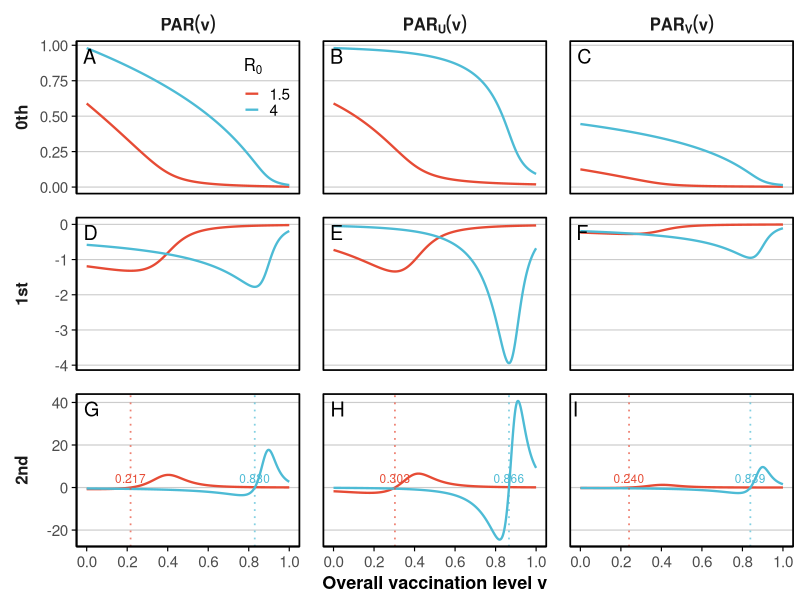
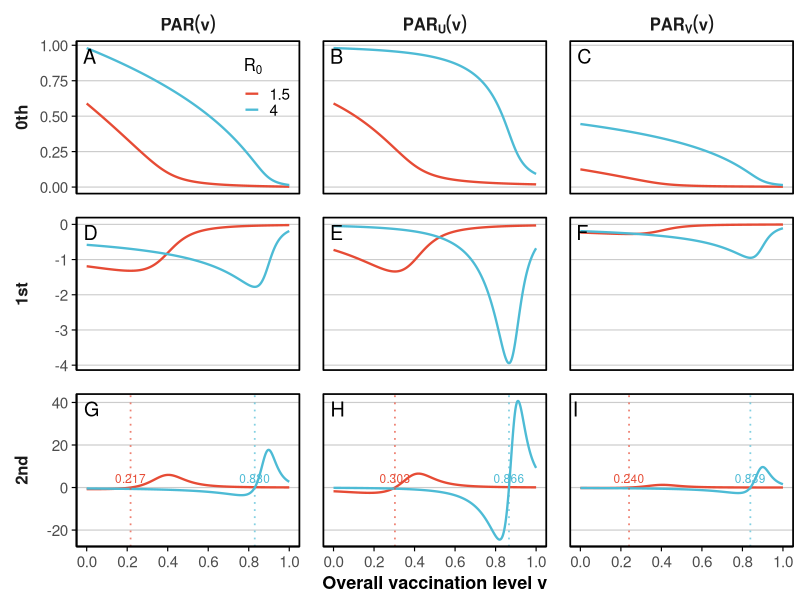

These charts were generated, in order, by the following R code:
#-----------
# PAR,PARU,PARV
#-----------
library(ggplot2)
library(dplyr)
library(tidyr)
library(purrr)
library(ggsci)

p <- 0.01
k <- 0.85
R0_list <- c(1.5, 4)
v_vals  <- seq(0, 1, length.out = 5000)

solve_Z <- function(v, R0, p, k, tol = 1e-6, max_iter = 1e4) {
  Z <- 0.5
  for (i in seq_len(max_iter)) {
    e1 <- exp(-R0 * (Z + p))
    e2 <- exp(- (1 - k) * R0 * (Z + p))
    F  <- Z - (1 - p) * (1 - (1 - v) * e1 - v * e2)
    dF <- 1 - (1 - p) * ((1 - v) * R0 * e1 + v * (1 - k) * R0 * e2)
    if (abs(dF) < tol) break
    Znew <- Z - F / dF
    if (abs(Znew - Z) < tol) break
    Z <- Znew
  }
  Z
}

find_roots <- function(x, ypp) {
  i <- which(ypp[-1] * ypp[-length(ypp)] < 0)[1]
  if (is.na(i)) return(NA_real_)
  x0 <- x[i]; x1 <- x[i+1]; y0 <- ypp[i]; y1 <- ypp[i+1]
  x0 - y0 * (x1 - x0) / (y1 - y0)
}


df <- expand.grid(v = v_vals, R0 = R0_list) %>%
  rowwise() %>%
  mutate(
    Z  = solve_Z(v, R0, p, k),
    e1 = exp(-R0*(Z + p)),
    e2 = exp(-(1 - k)*R0*(Z + p))
  ) %>%
  ungroup() %>%
  mutate(
    PAR       = Z / (1 - p),
    PAR_U     = 1 - e1,
    PAR_V     = 1 - e2,
    Zp        = (1 - p)*(e1 - e2) / (1 - (1 - p)*R0*((1 - v)*e1 + v*(1 - k)*e2)),
    PAR_p     = Zp / (1 - p),
    PAR_U_p   = R0 * Zp * e1,
    PAR_V_p   = (1 - k)*R0 * Zp * e2,
    Zpp       = {
      f_v <- (1 - p)*(e1 - e2)
      g_v <- 1 - (1 - p)*R0*((1 - v)*e1 + v*(1 - k)*e2)
      f_p <- (1 - p)*R0*Zp*(-e1 + (1 - k)*e2)
      g_p <- (1 - p)*R0*((1 + (1 - v)*R0*Zp)*e1 + (v*(1 - k)^2*R0*Zp - (1 - k))*e2)
      (f_p * g_v - f_v * g_p) / g_v^2
    },
    PAR_pp     = Zpp / (1 - p),
    PAR_U_pp   = R0 * e1 * (Zpp - R0 * Zp^2),
    PAR_V_pp   = (1 - k)*R0 * e2 * (Zpp - (1 - k)*R0 * Zp^2)
  )

v_star <- df %>%
  group_by(R0) %>%
  summarise(
    v_star_PAR   = find_roots(v, PAR_pp),
    v_star_PAR_U = find_roots(v, PAR_U_pp),
    v_star_PAR_V = find_roots(v, PAR_V_pp)
  ) %>%
  ungroup() %>%
  pivot_longer(starts_with("v_star"), names_to = "nm", values_to = "vstar") %>%
  mutate(
    Function = recode(nm,
                      v_star_PAR   = "bold(PAR(v))",
                      v_star_PAR_U = "bold(PAR[U](v))",
                      v_star_PAR_V = "bold(PAR[V](v))"),
    Order = "2nd"
  )

df_long <- df %>%
  select(v, R0,
         PAR,   PAR_p,   PAR_pp,
         PAR_U, PAR_U_p, PAR_U_pp,
         PAR_V, PAR_V_p, PAR_V_pp) %>%
  pivot_longer(-c(v, R0), names_to = "nm", values_to = "value") %>%
  mutate(
    Function = case_when(
      grepl("^PAR_V", nm) ~ "bold(PAR[V](v))",
      grepl("^PAR_U", nm) ~ "bold(PAR[U](v))",
      TRUE                ~ "bold(PAR(v))"
    ),
    Order = case_when(
      grepl("_pp$", nm) ~ "2nd",
      grepl("_p$",  nm) ~ "1st",
      TRUE              ~ "0th"
    )
  )

ann <- expand.grid(
  Order    = c("0th","1st","2nd"),
  Function = c("bold(PAR(v))","bold(PAR[U](v))","bold(PAR[V](v))")
) %>%
  arrange(Order, Function) %>%
  mutate(tag = LETTERS[1:9])

my_theme_final <- theme_minimal(base_size = 14) +
  theme(
    axis.title           = element_text(size = 13, face = "bold"),
    axis.text            = element_text(size = 11),
    
    strip.text.x         = element_text(size = 12, face = "bold", margin = margin(t = 4, b = 4)),
    strip.text.y         = element_text(size = 12, face = "bold", angle = 0, margin = margin(r = 4, l = 4)),
    strip.placement      = "outside",
    strip.background     = element_blank(),
    
    panel.spacing        = unit(1.2, "lines"),
    
    panel.background     = element_rect(fill = NA, colour = NA),
    panel.border         = element_rect(fill = NA, colour = "black", size = 0.6),
    
    panel.grid.minor     = element_blank(),
    panel.grid.major.x   = element_blank(),
    panel.grid.major.y   = element_line(color = "grey80", size = 0.4),
    
    axis.line            = element_line(color = "black", size = 0.6),
    axis.ticks           = element_line(color = "black", size = 0.4),
    
    legend.position      = c(0.22, 0.99),
    legend.justification = c(0,    1),
    legend.direction     = "vertical",
    legend.background    = element_blank(),
    legend.title         = element_text(size = 12, face = "bold"),
    legend.text          = element_text(size = 11),
    legend.key           = element_blank(),
    legend.key.size      = unit(0.8, "lines"),
    
    plot.margin          = margin(5, 5, 5, 5, "pt")
  )

p_plot <- ggplot(df_long,
                 aes(x = v, y = value,
                     colour = factor(R0),
                     group  = factor(R0)
                 )) +
  geom_line(size = 0.8) +
  geom_vline(data = v_star,
             aes(xintercept = vstar, colour = factor(R0)),
             linetype = "dotted", size = 0.6, alpha = 0.7,
             show.legend = FALSE) +
  geom_text(data = v_star,
            aes(x = vstar, y = 0, label = sprintf("%.3f", vstar)),
            vjust = -0.5, size = 3, show.legend = FALSE) +
  geom_text(data = ann,
            aes(x = -Inf, y = Inf, label = tag),
            hjust = -0.5, vjust = 1.5, size = 5, inherit.aes = FALSE) +
  facet_grid(
    Order ~ Function,
    scales = "free_y",
    switch = "y",
    labeller = labeller(Function = label_parsed)
  ) +
  scale_colour_npg(name = expression(R[0]), labels = c("1.5","4")) +
  scale_x_continuous(breaks = seq(0, 1, by = 0.2)) +
  labs(x = "Overall vaccination level v", y = NULL) +
  my_theme_final +
  coord_cartesian(clip = "off")

print(p_plot)

ggsave("figures/FigS9.svg", p_plot,
       device = "svg", width = 8, height = 6, units = "in", dpi = 300)
